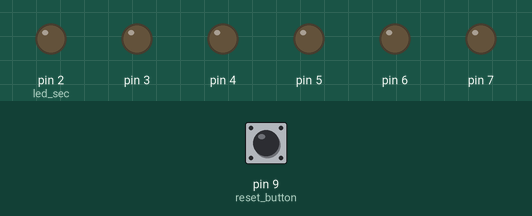
Recording of a sketch running on a simulated Arduino Uno, built with avr-gcc and run on an emulated ATmega328P. On the bench: output pins drawn as LEDs (lit = HIGH). Inputs (shaded band) come from the test bench; at power-on: pin 9 (reset_button) LOW.

Above: at 0.1 s.
At 10.1 s:
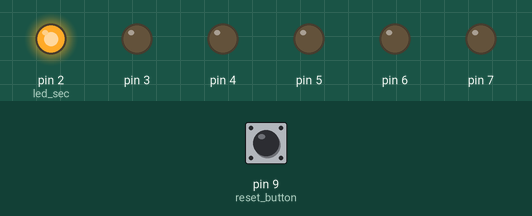
At 20.1 s:
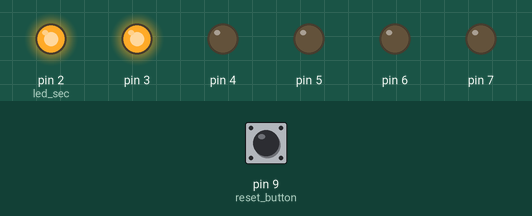
At 30.1 s:
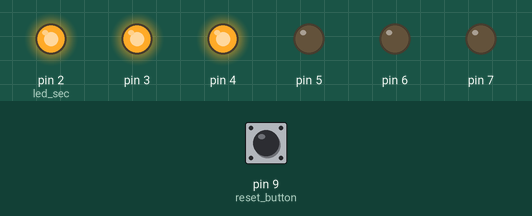
At 40.1 s:
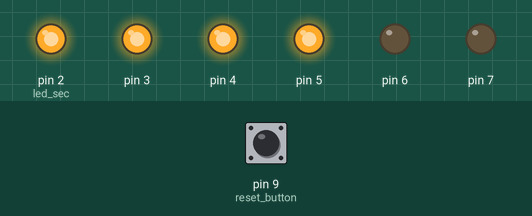
At 60.1 s:
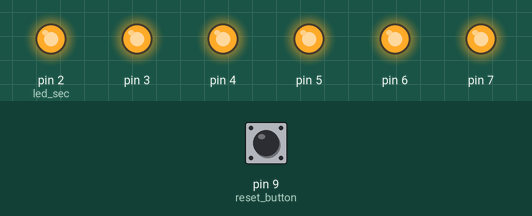
Timing chart, 0 to 61.6 s (numbered marks = the images above):
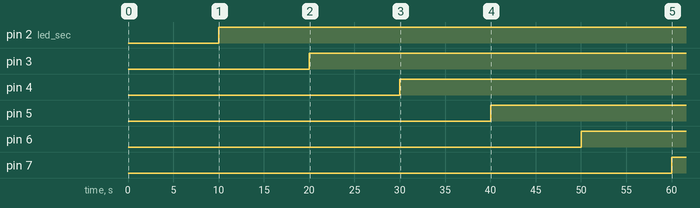

The sketch:

Timer_Circuit.ino
```cpp
unsigned long prev_time = 0;
unsigned long current_time = 0;
long time_inter = 10000;
int led_sec = 2;

int reset_button = 9;
int button_state = 0;

void setup() {
  // put your setup code here, to run once:
  for (int x = 2; x <= 7; x++) {
    pinMode(x, OUTPUT);
    digitalWrite(x, LOW);
  }
}

void loop() {
  // put your main code here, to run repeatedly:
  current_time = millis();


  if (current_time - prev_time >= time_inter) {
    prev_time = current_time;
    digitalWrite(led_sec, HIGH);
    led_sec += 1;
  }

  button_state = digitalRead(reset_button);
  delay(10);

  if (button_state == HIGH) {
    led_sec = 2;
    for (int x = 2; x <= 7; x++) {
      digitalWrite(x, LOW);
    }
    prev_time = current_time;
  }
}
```

Measured:
- by itself, pin 2 (led_sec): LOW → HIGH at 10.0 s
- by itself, pin 3: LOW → HIGH at 20.0 s
- by itself, pin 4: LOW → HIGH at 30.0 s
- by itself, pin 5: LOW → HIGH at 40.0 s
- by itself, pin 6: LOW → HIGH at 50.0 s
- by itself, pin 7: LOW → HIGH at 60.0 s
